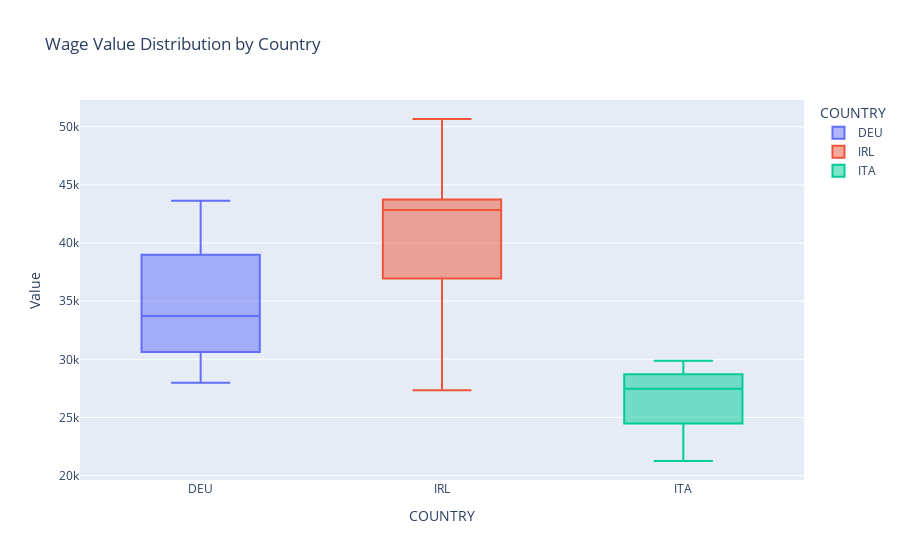
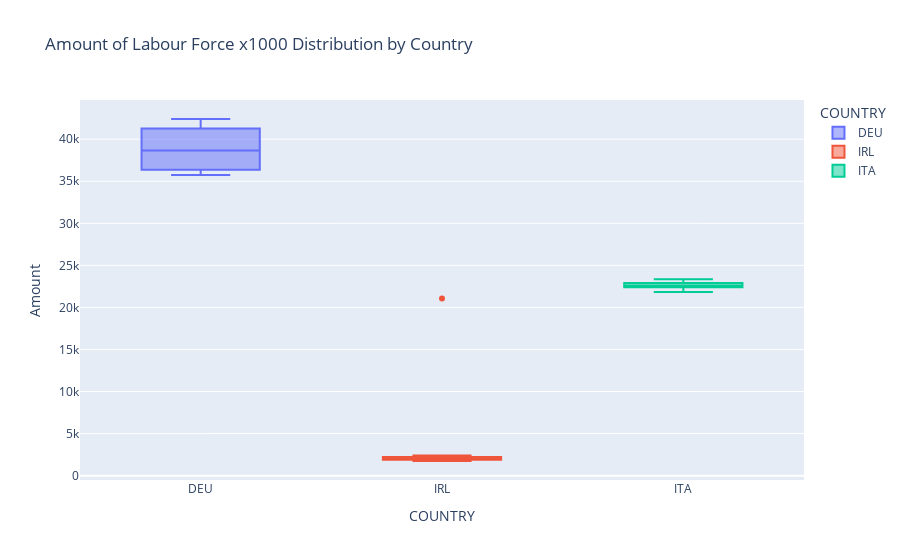

Notebook code cell kept with these figures, in order:
### Code cell
# Step 1: Data for the three countries using country codes
country_codes = ['ITA', 'DEU', 'IRL']
mergeddf_filtered = mergeddf[mergeddf['COUNTRY'].isin(country_codes)]

# Step 2: Descriptive statistics and visualizations
# Descriptive statistics by country
statistics_by_country = mergeddf_filtered.groupby('COUNTRY').agg({
    'Value': ['mean', 'median', 'std'],
    'Amount': ['mean', 'median', 'std']
})

# Box plots for Wage Values and Amount of Labor Force by country
fig_value = px.box(mergeddf_filtered, x='COUNTRY', y='Value', color='COUNTRY', title='Wage Value Distribution by Country')
fig_value.show()

fig_amount = px.box(mergeddf_filtered, x='COUNTRY', y='Amount', color='COUNTRY', title='Amount of Labour Force x1000 Distribution by Country')
fig_amount.show()

### Figure 1 — Plotly figure (JSON) as saved in the notebook; plotly's stock layout.template omitted (floating-point values rounded to 4 significant figures)
{"data": [{"alignmentgroup": "True", "hovertemplate": "COUNTRY=%{x}<br>Value=%{y}<extra></extra>", "legendgroup": "DEU", "marker": {"color": "#636efa"}, "name": "DEU", "notched": false, "offsetgroup": "DEU", "orientation": "v", "showlegend": true, "type": "box", "x": ["DEU", "DEU", "DEU", "DEU", "DEU", "DEU", "DEU", "DEU", "DEU", "DEU", "DEU", "DEU", "DEU", "DEU", "DEU", "DEU", "DEU", "DEU", "DEU", "DEU", "DEU", "DEU"], "x0": " ", "xaxis": "x", "y": [27990.0, 28790.0, 29330.0, 29860.0, 30180.0, 30618, 31006, 31490, 32252, 32278, 33101, 34366, 35305, 36132, 37070, 38131, 38988, 39992, 41150, 42376, 42330, 43630.0], "y0": " ", "yaxis": "y"}, {"alignmentgroup": "True", "hovertemplate": "COUNTRY=%{x}<br>Value=%{y}<extra></extra>", "legendgroup": "IRL", "marker": {"color": "#EF553B"}, "name": "IRL", "notched": false, "offsetgroup": "IRL", "orientation": "v", "showlegend": true, "type": "box", "x": ["IRL", "IRL", "IRL", "IRL", "IRL", "IRL", "IRL", "IRL", "IRL", "IRL", "IRL", "IRL", "IRL", "IRL", "IRL", "IRL", "IRL", "IRL", "IRL", "IRL", "IRL", "IRL"], "x0": " ", "xaxis": "x", "y": [27330.0, 29460.0, 31140.0, 33200.0, 34890.0, 36949, 38297, 40628, 42827, 43425, 43033, 42870, 42951, 42328, 42536, 42948, 43741, 44923, 46318, 47879, 49192, 50670.0], "y0": " ", "yaxis": "y"}, {"alignmentgroup": "True", "hovertemplate": "COUNTRY=%{x}<br>Value=%{y}<extra></extra>", "legendgroup": "ITA", "marker": {"color": "#00cc96"}, "name": "ITA", "notched": false, "offsetgroup": "ITA", "orientation": "v", "showlegend": true, "type": "box", "x": ["ITA", "ITA", "ITA", "ITA", "ITA", "ITA", "ITA", "ITA", "ITA", "ITA", "ITA", "ITA", "ITA", "ITA", "ITA", "ITA", "ITA", "ITA", "ITA", "ITA"], "x0": " ", "xaxis": "x", "y": [21250.0, 21950.0, 22440.0, 23060.0, 24070.0, 24887, 25717, 26282, 27088, 27141, 27807, 28160, 27983, 28387, 28566, 28861, 29121, 29242, 29560, 29882], "y0": " ", "yaxis": "y"}], "layout": {"boxmode": "overlay", "legend": {"title": {"text": "COUNTRY"}, "tracegroupgap": 0}, "title": {"text": "Wage Value Distribution by Country"}, "xaxis": {"anchor": "y", "categoryarray": ["DEU", "IRL", "ITA"], "categoryorder": "array", "domain": [0, 1], "title": {"text": "COUNTRY"}}, "yaxis": {"anchor": "x", "domain": [0, 1], "title": {"text": "Value"}}}}

### Figure 2 — Plotly figure (JSON) as saved in the notebook; plotly's stock layout.template omitted (floating-point values rounded to 4 significant figures)
{"data": [{"alignmentgroup": "True", "hovertemplate": "COUNTRY=%{x}<br>Amount=%{y}<extra></extra>", "legendgroup": "DEU", "marker": {"color": "#636efa"}, "name": "DEU", "notched": false, "offsetgroup": "DEU", "orientation": "v", "showlegend": true, "type": "box", "x": ["DEU", "DEU", "DEU", "DEU", "DEU", "DEU", "DEU", "DEU", "DEU", "DEU", "DEU", "DEU", "DEU", "DEU", "DEU", "DEU", "DEU", "DEU", "DEU", "DEU", "DEU", "DEU"], "x0": " ", "xaxis": "x", "y": [36240.0, 36350.0, 36060.0, 35750.0, 35880.0, 36360.0, 37170.0, 37990.0, 38540.0, 38470.0, 37990.0, 38790.0, 39130.0, 39530.0, 39870.0, 40210.0, 41270.0, 41660.0, 41910.0, 42400.0, 41860.0, 41400.0], "y0": " ", "yaxis": "y"}, {"alignmentgroup": "True", "hovertemplate": "COUNTRY=%{x}<br>Amount=%{y}<extra></extra>", "legendgroup": "IRL", "marker": {"color": "#EF553B"}, "name": "IRL", "notched": false, "offsetgroup": "IRL", "orientation": "v", "showlegend": true, "type": "box", "x": ["IRL", "IRL", "IRL", "IRL", "IRL", "IRL", "IRL", "IRL", "IRL", "IRL", "IRL", "IRL", "IRL", "IRL", "IRL", "IRL", "IRL", "IRL", "IRL", "IRL", "IRL", "IRL"], "x0": " ", "xaxis": "x", "y": [1745.0, 1777.0, 1810.0, 1865.0, 1952.0, 2044.0, 2221.0, 2199.0, 2015.0, 1925.0, 1888.0, 1880.0, 1938.0, 1989.0, 2057.0, 2132.0, 2194.0, 2257.0, 2322.0, 2294.0, 2389.0, 21070.0], "y0": " ", "yaxis": "y"}, {"alignmentgroup": "True", "hovertemplate": "COUNTRY=%{x}<br>Amount=%{y}<extra></extra>", "legendgroup": "ITA", "marker": {"color": "#00cc96"}, "name": "ITA", "notched": false, "offsetgroup": "ITA", "orientation": "v", "showlegend": true, "type": "box", "x": ["ITA", "ITA", "ITA", "ITA", "ITA", "ITA", "ITA", "ITA", "ITA", "ITA", "ITA", "ITA", "ITA", "ITA", "ITA", "ITA", "ITA", "ITA", "ITA", "ITA"], "x0": " ", "xaxis": "x", "y": [21820.0, 22050.0, 22360.0, 22410.0, 22760.0, 22890.0, 23090.0, 22700.0, 22530.0, 22600.0, 22570.0, 22190.0, 22280.0, 22460.0, 22760.0, 23020.0, 23210.0, 23360.0, 22900.0, 22550.0], "y0": " ", "yaxis": "y"}], "layout": {"boxmode": "overlay", "legend": {"title": {"text": "COUNTRY"}, "tracegroupgap": 0}, "title": {"text": "Amount of Labour Force x1000 Distribution by Country"}, "xaxis": {"anchor": "y", "categoryarray": ["DEU", "IRL", "ITA"], "categoryorder": "array", "domain": [0, 1], "title": {"text": "COUNTRY"}}, "yaxis": {"anchor": "x", "domain": [0, 1], "title": {"text": "Amount"}}}}
